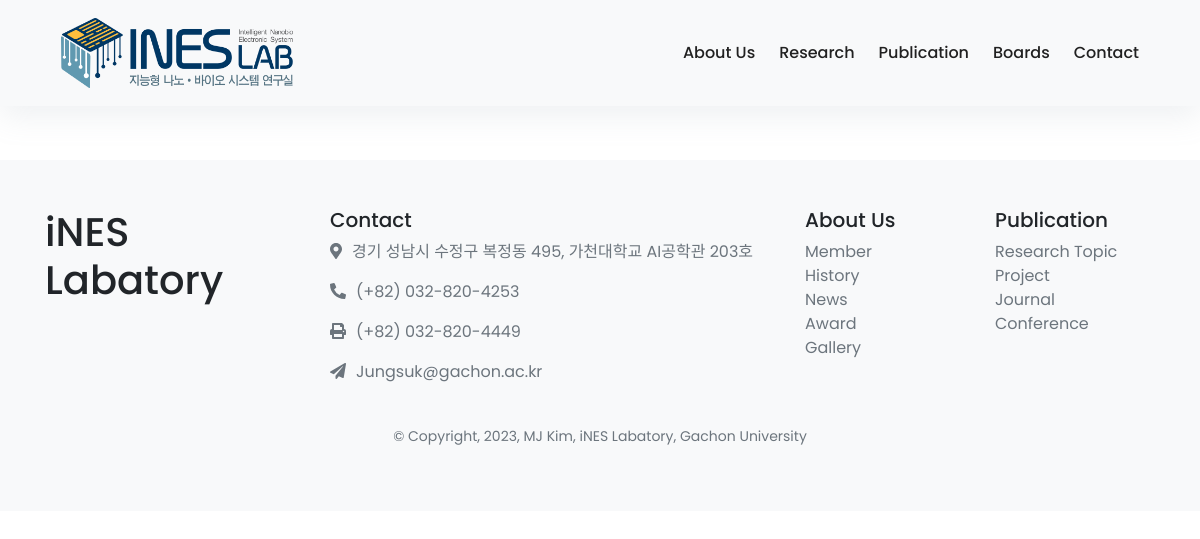
The app's page /project/, older data.
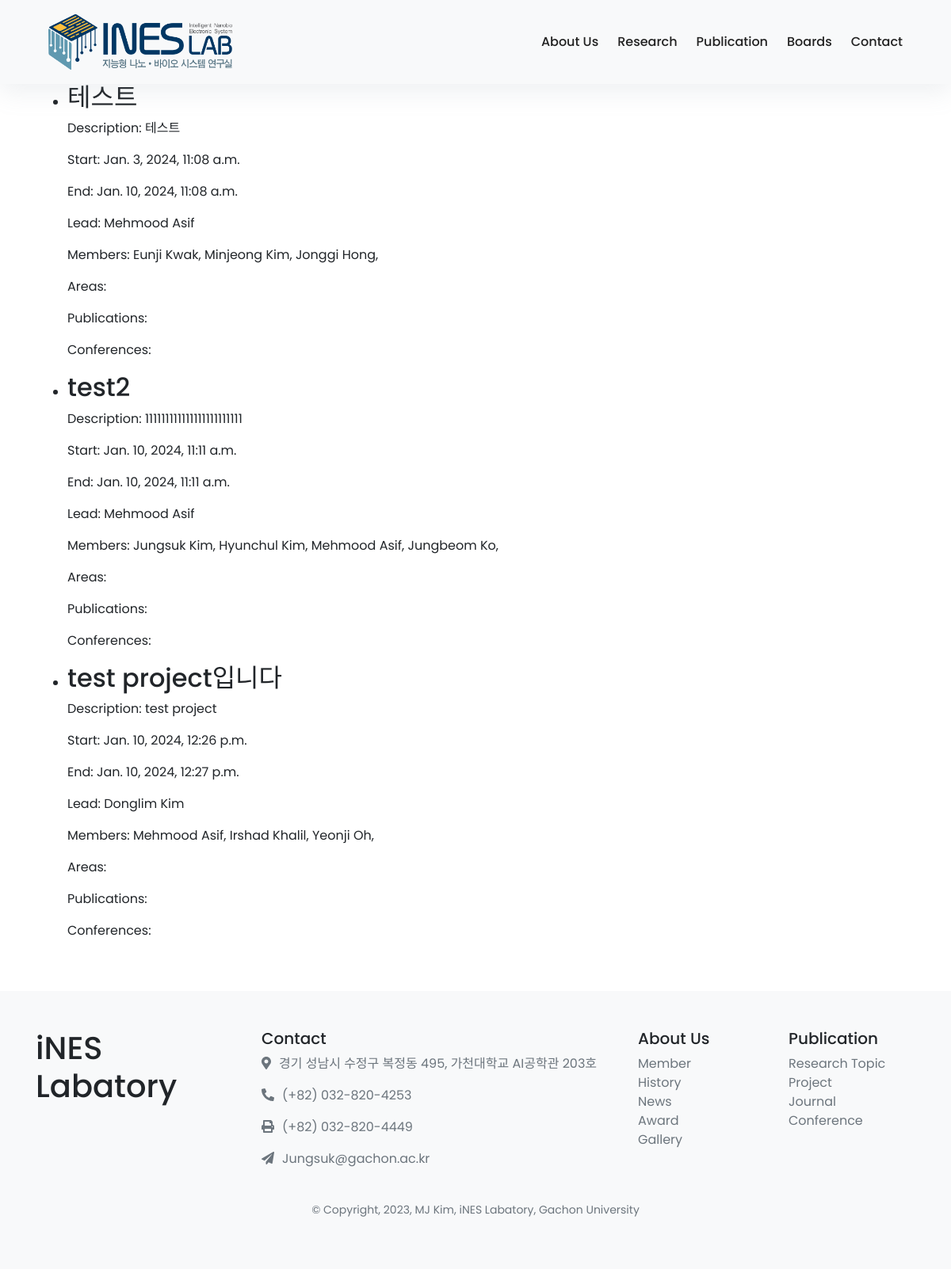
The same page, newer data.
### project/models.py (models this page shows, shortened)
class Projects(models.Model):
    name = models.CharField(max_length=255)
    description = models.TextField()
    start_date = models.DateTimeField()
    end_date = models.DateTimeField()
    project_lead = models.ForeignKey(member_list, on_delete=models.CASCADE, related_name='project_lead')  # 프로젝트 리더
    members = models.ManyToManyField(member_list)  # 프로젝트에 참여하는 멤버들
    areas = models.ManyToManyField(Area)  # 프로젝트 관련 영역

### member/models.py (models this page shows, shortened)
class member_list(models.Model):
    DEGREE_CHOICES = [
        ('CA', 'Co-Advisor'),
        ('PR', 'Professor'),
        ('PD', 'Postdoc'),
        ('PHD', 'PhD'),
        ('MS', 'Master'),
        ('BS', 'Bachelor'),
    ]
    STATUS_CHOICES = [
        ('CU', 'Current'),
        ('AL', 'Alumni'),
    ]
    name = models.CharField(max_length=20, default="Name")
    email = models.EmailField(max_length=254, default="@gachon.ac.kr")
    main_photo = models.FileField(upload_to="upload/%Y/%m/%d/", blank=True)
    hobby_photo = models.FileField(upload_to="upload/%Y/%m/%d/", blank=True)
    motto = models.CharField(max_length=50, default="No data")
    department = models.CharField(max_length=50, default = "Department of Biomedical Engineering")
    degree = models.CharField(max_length=50, choices=DEGREE_CHOICES, default='BS')
    status = models.CharField(max_length=2, choices=STATUS_CHOICES, default='CU')

### project/views.py (the view)
# urls.py: path('', views.projects_list, name='projects-list'),
def projects_list(request):
    projects = Projects.objects.all()  # Projects 모든 인스턴스 가져오기
    template = loader.get_template('../templates/labweb/projects_list.html')
    context = {
        'projects': projects,
    }
    return HttpResponse(template.render(context, request))

### templates/labweb/projects_list.html (shortened to what this page needs)
{% extends 'labweb/base.html' %}
{% block content %}
<div class="container py-5">
    <h1>Projects</h1>
    <ul>
        {% for project in projects %}
        <li>
            <h2>{{ project.name }}</h2>
            <p>Description: {{ project.description }}</p>
            <p>Start: {{ project.start_date }}</p>
            <p>End: {{ project.end_date }}</p>
            <p>Lead: {{ project.project_lead.name }}</p>
            <p>Members:
                {% for member in project.members.all %}
                    {{ member.name }},
                {% endfor %}
            </p>
            <p>Areas:
            </p>
            <p>Publications:
            </p>
            <p>Conferences:
            </p>
        </li>
        {% endfor %}
    </ul>
</div>
{% endblock %}

Row changes from the older to the newer data that the page shows:
added Projects: name "테스트", description "테스트", start_date "Jan. 3, 2024, 11:08 a.m.", end_date "Jan. 10, 2024, 11:08 a.m.", project_lead.name "Mehmood Asif"
now on this page (row edited): member_list: name "Eunji Kwak", shown under "테스트"
now on this page (row edited): member_list: name "Minjeong Kim", shown under "테스트"
now on this page (row edited): member_list: name "Jonggi Hong", shown under "테스트"
added Projects: name "test2", description "111111111111111111111111", start_date "Jan. 10, 2024, 11:11 a.m.", end_date "Jan. 10, 2024, 11:11 a.m.", project_lead.name "Mehmood Asif"
now on this page (row edited): member_list: name "Jungsuk Kim", shown under "test2"
now on this page (row edited): member_list: name "Hyunchul Kim", shown under "test2"
now on this page (row edited): member_list: name "Mehmood Asif"
now on this page (row edited): member_list: name "Jungbeom Ko", shown under "test2"
added Projects: name "test project입니다", description "test project", start_date "Jan. 10, 2024, 12:26 p.m.", end_date "Jan. 10, 2024, 12:27 p.m.", project_lead.name "Donglim Kim"
now on this page (row edited): member_list: name "Irshad Khalil", shown under "test project입니다"
now on this page (row edited): member_list: name "Yeonji Oh", shown under "test project입니다"
